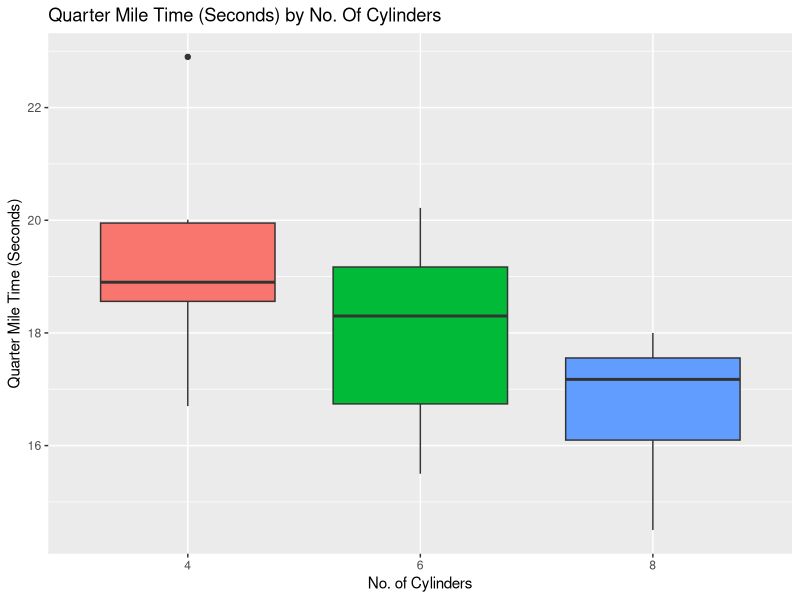

R code for this plot:
## ---- chunk 1
library(ggplot2)

ggplot(mtcars, aes(factor(mtcars[,2]), mtcars[,7])) +
  geom_boxplot(aes(fill=factor(mtcars[,2]))) +
  xlab("No. of Cylinders") +
  ylab("Quarter Mile Time (Seconds)") +
  ggtitle("Quarter Mile Time (Seconds) by No. Of Cylinders") +
  guides(fill=FALSE)

